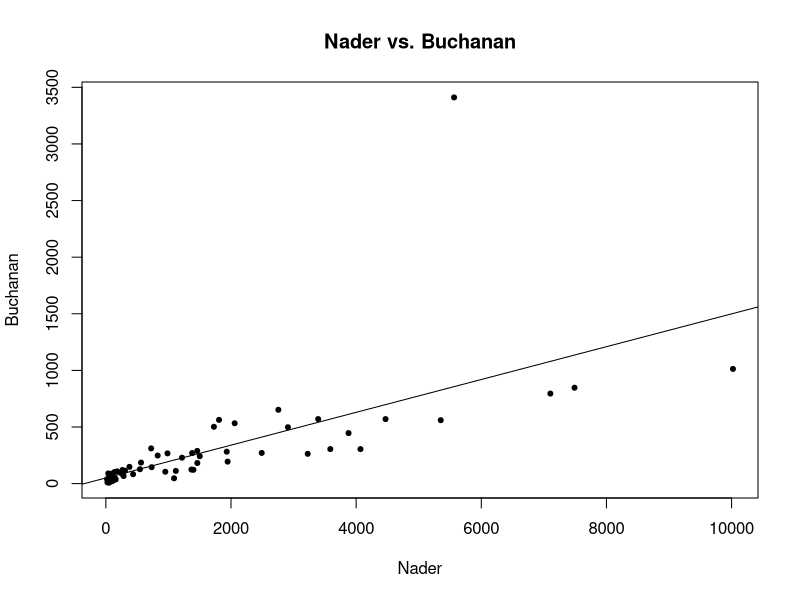
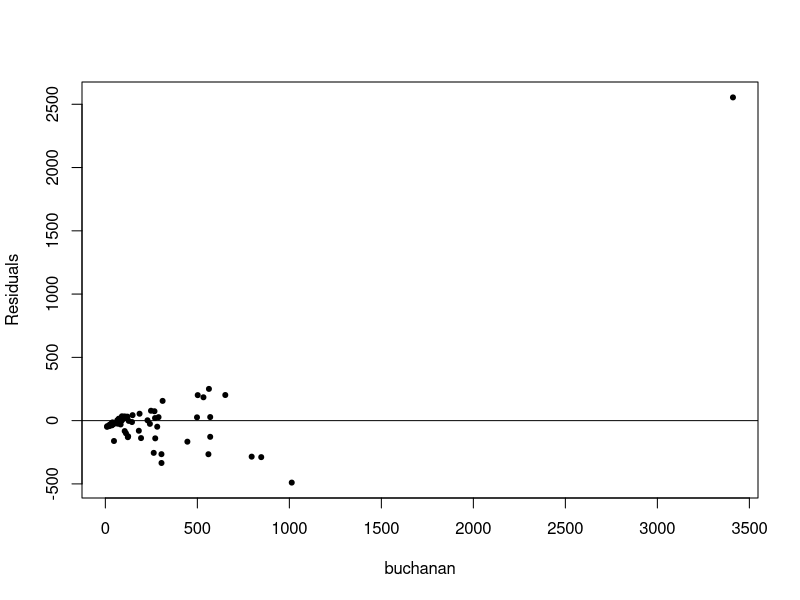
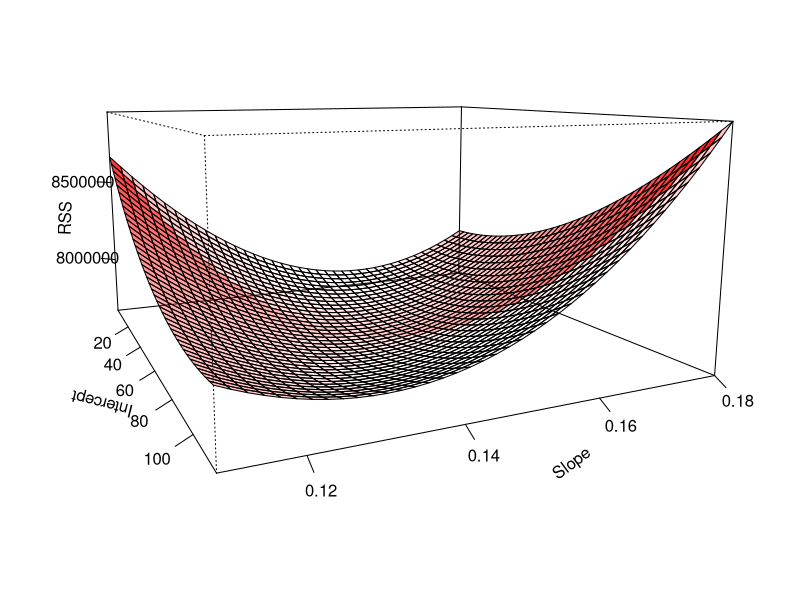
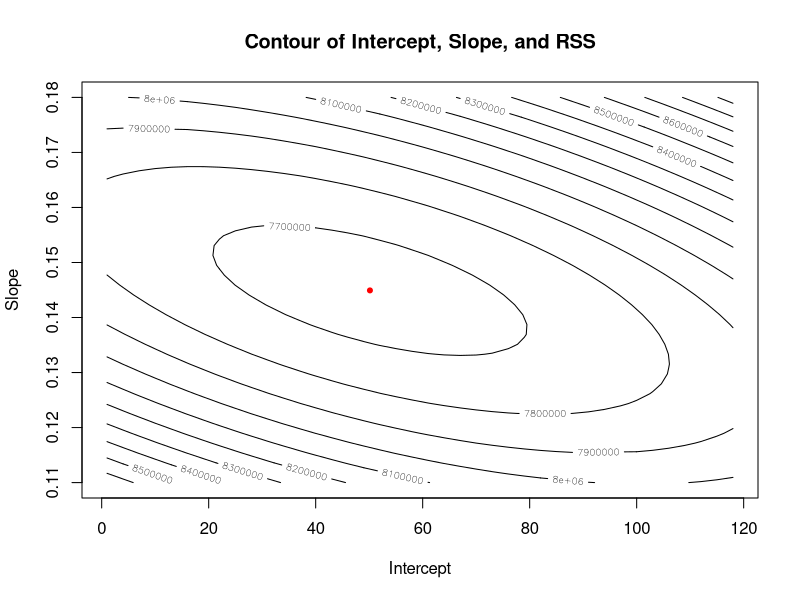
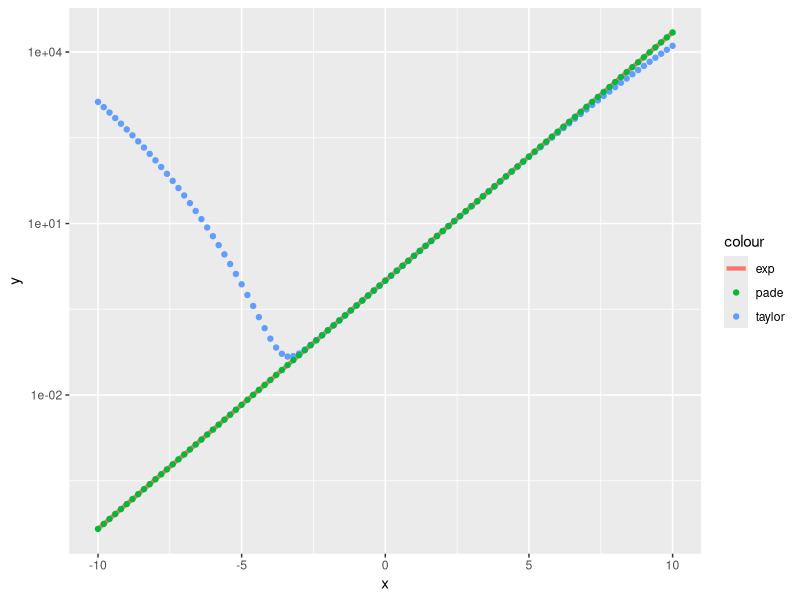
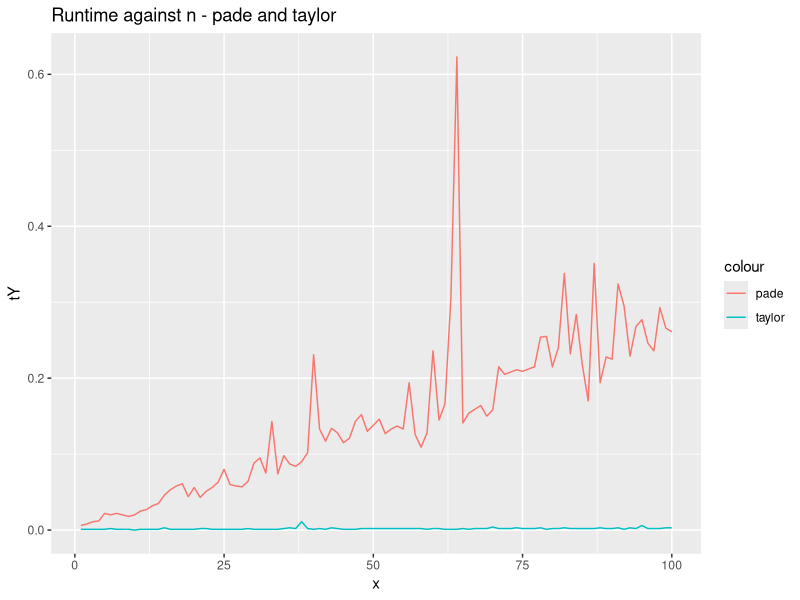
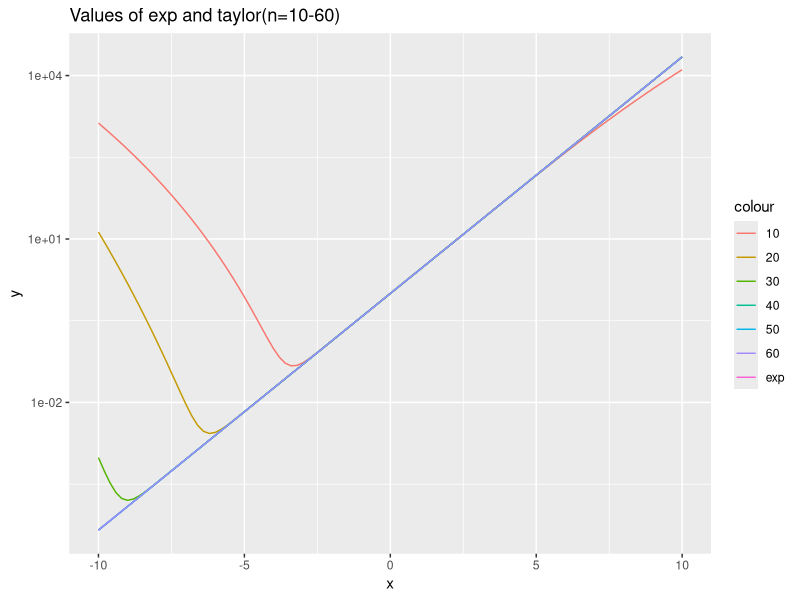

Write R code to recreate these figures, in order.
# Code for YSC4204 Homework 1
# Authors
# Sean Saito
# John Reid
# Hrishi Olickel
# Han Chong

#imports
require(ggplot2)

# Automatically sets working directory to source file location
this.dir <- dirname(parent.frame(2)$ofile)
setwd(this.dir)

# Problem 1

# 1 (a)
# Read the text file
florida <- read.table("florida2000.txt", header=TRUE)

# Get the votes for Buchanan and Nader
buchanan <- florida$Buchanan
nader <- florida$Nader

# Plot
plot(nader, buchanan, xlab="Nader", ylab="Buchanan", pch=20, main = "Nader vs. Buchanan")

# 1 (b)
# Linear regression
fit <- lm(buchanan ~ nader)
abline(fit)

# 1 (c)
# Evaluating the model

# First take a look at the residuals
res <- residuals(fit)
plot(jitter(res)~jitter(buchanan), ylab="Residuals", xlab="buchanan", data=florida, pch=20)
abline(0, 0)

# What's the R-squared value?
print(summary(fit)$r.squared)

# The result is 0.428, so maybe it does not look like a reasonable fit

# 1 (d)
# Residual Sum of Squares function
rss = function(row) {
  z <- sum((buchanan - row[1] - row[2] * nader)^2)
}

# Generate of vector of intercepts and slopes
# OLD b0 <- seq(1, 120)
# OLD b1 <- seq(0.11, 0.18, length=50)

b0 <- seq(1, 120,3)
b1 <- seq(0.11, 0.18, length=40)
# Compute rss for all (b0, b1)
prod = merge(b0, b1) # Cartesian product of b0 and b1
z <- matrix(apply(prod, 1, rss), nrow=length(b0), ncol=length(b1))

# Prepare a matrix of colors scaled to the RSS value, to use in the plot
alphas <- (z-min(z))/(max(z)-min(z))
colors <- rgb(matrix(1,40,40),matrix(0,40,40),matrix(0,40,40),alphas)

# Plot persp
persp(b0, b1, z, theta=65, phi=10, xlab="Intercept",
      ylab="Slope", zlab="RSS", ticktype="detailed",
      expand=0.5,col=colors)

# 1 (e)
# Contour plots
contour(b0, b1, z, xlab="Intercept", ylab="Slope", main="Contour of Intercept, Slope, and RSS")
# Plot the best combination
points(fit$coefficients[1], fit$coefficients[2], pch=20, col="red")


#### Problem 2 - Code first, Comment Later

# 2 (a)
taylorLoop <- function (n, x) {
  if (n < 1 || length(x) == 0 ){
    print("Either n or x is an invalid parameter")
    break
  }
  output <- numeric(0)  # Setting up the output vector
  for (a in x){   # Outer for loop iterating over x
    
    result <- 0   # Setting up the summation
    for (j in 0:n ){
      result <- result + (a^j / factorial(j))
    }
    output <- c(output, result)    #Concatenate the result to the output vector
  }
  return(output)
}

# 2(b)
taylorVect <- function (n, x){
  if (n < 1 || length(x) == 0 ){
    print("Either n or x is an invalid parameter")
    break
  }
  return(unlist(lapply(x, function(a) sum((a ^ (0:n)) / factorial(0:n)))))
}

# 2(c)
example <- seq(-10, 10, 0.001)
system.time(taylorLoop(10, example))
system.time(taylorVect(10, example))

# 2(d)
# Compute S_nx
snx_vect <- function(n, x)
  (sum(unlist(lapply(c(0:n), function(j) ((factorial((2*n)-j)*factorial(n))*(x^j))/(factorial(2*n)*factorial(j)*factorial(n-j))))))

# Apply over x
pade <- function(n, x) {
  return(unlist(lapply(x, function(xval) (snx_vect(n, xval)/snx_vect(n, 0-xval)))))
}

# 2(e)
taylor10 <- function(x) taylorVect(10, x)
pade10 <- function(x) pade(10, x)

ggplot(data.frame(x = c(-10, 10)), aes(x)) + 
  stat_function(fun = exp, aes(colour="exp"),size=1.5) +
  stat_function(fun = taylor10, aes(colour="taylor"),geom="point") +
  stat_function(fun=pade10, aes(colour="pade"),geom="point") + 
  scale_y_log10()

# 2 (f)
system.time(taylorLoop(10, example))
system.time(taylorVect(10, example))
system.time(pade(10, example))

# 2(g)
# Pade is the most accurate representation, but taylor is much faster. 
# However, let's first test this assumption (Graph2.png)- 

# Code below to generate graph2 (takes a while)
xval <- seq(1,100,1)
padeY <- unlist(lapply(xval, function(x) as.double(system.time(pade(x, c(10:100)))[3])))
taylorY <- unlist(lapply(xval, function(x) as.double(system.time(taylorVect(x, c(10:100)))[3])))
ggplot(data.frame(x=xval, tY=taylorY, pY=padeY), aes(x))+geom_line(aes(y=tY, color='taylor')) + 
 geom_line(aes(y=pY, color='pade')) + ggtitle('Runtime against n - pade and taylor')

# From the curve we can see that taylor is much faster than pade, even for high values of n.
# but what about accuracy? Let's try graphing higher values of n for taylor. (Graph3)

# Code below to generate graph3 (also takes a little while, but not long)
ggplot(data.frame(x = c(-10, 10)), aes(x)) + stat_function(fun = exp, aes(colour="exp"))+
 stat_function(fun = function (x) taylorVect(10, x), aes(color="10")) +
 stat_function(fun = function (x) taylorVect(20, x), aes(color="20")) +
 stat_function(fun = function (x) taylorVect(30, x), aes(color="30")) +
 stat_function(fun = function (x) taylorVect(40, x), aes(color="40")) +
 stat_function(fun = function (x) taylorVect(50, x), aes(color="50")) +
 stat_function(fun = function (x) taylorVect(60, x), aes(color="60")) +
 scale_y_log10() + ggtitle('Values of exp and taylor(n=10-60)')

# Taylor is the better choice. By using higher values of n depending on the value of x,
# we can still provide fast results without sacrificing accuracy.
# Taylor is a better choice for industry, but pade is a better solution for smaller datasets.
